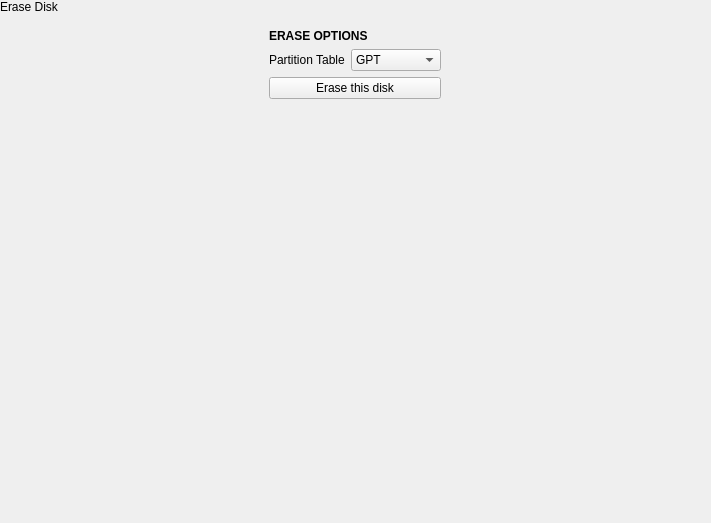
<?xml version="1.0" encoding="UTF-8"?>
<ui version="4.0">
 <class>ErasePartitionTablePopover</class>
 <widget class="QWidget" name="ErasePartitionTablePopover">
  <property name="geometry">
   <rect>
    <x>0</x>
    <y>0</y>
    <width>711</width>
    <height>523</height>
   </rect>
  </property>
  <property name="windowTitle">
   <string>Form</string>
  </property>
  <layout class="QVBoxLayout" name="verticalLayout">
   <property name="spacing">
    <number>0</number>
   </property>
   <property name="leftMargin">
    <number>0</number>
   </property>
   <property name="topMargin">
    <number>0</number>
   </property>
   <property name="rightMargin">
    <number>0</number>
   </property>
   <property name="bottomMargin">
    <number>0</number>
   </property>
   <item>
    <widget class="tStackedWidget" name="stackedWidget">
     <property name="currentIndex">
      <number>0</number>
     </property>
     <widget class="QWidget" name="page">
      <layout class="QVBoxLayout" name="verticalLayout_2">
       <property name="leftMargin">
        <number>0</number>
       </property>
       <property name="topMargin">
        <number>0</number>
       </property>
       <property name="rightMargin">
        <number>0</number>
       </property>
       <property name="bottomMargin">
        <number>0</number>
       </property>
       <item>
        <widget class="tTitleLabel" name="titleLabel">
         <property name="text">
          <string>Erase Disk</string>
         </property>
        </widget>
       </item>
       <item alignment="Qt::AlignHCenter">
        <widget class="QWidget" name="optionsWidget" native="true">
         <layout class="QGridLayout" name="gridLayout">
          <item row="0" column="0" colspan="2">
           <widget class="QLabel" name="label">
            <property name="font">
             <font>
              <weight>75</weight>
              <bold>true</bold>
             </font>
            </property>
            <property name="text">
             <string>ERASE OPTIONS</string>
            </property>
           </widget>
          </item>
          <item row="1" column="0">
           <widget class="QLabel" name="label_2">
            <property name="text">
             <string>Partition Table</string>
            </property>
           </widget>
          </item>
          <item row="1" column="1">
           <widget class="QComboBox" name="partitionTableBox">
            <property name="sizePolicy">
             <sizepolicy hsizetype="Expanding" vsizetype="Fixed">
              <horstretch>0</horstretch>
              <verstretch>0</verstretch>
             </sizepolicy>
            </property>
            <item>
             <property name="text">
              <string>GPT</string>
             </property>
            </item>
            <item>
             <property name="text">
              <string>DOS/MBR</string>
             </property>
            </item>
            <item>
             <property name="text">
              <string>Erase Only</string>
             </property>
            </item>
           </widget>
          </item>
          <item row="2" column="0" colspan="2">
           <widget class="QPushButton" name="eraseButton">
            <property name="text">
             <string>Erase this disk</string>
            </property>
            <property name="icon">
             <iconset theme="edit-delete"/>
            </property>
           </widget>
          </item>
         </layout>
        </widget>
       </item>
       <item>
        <spacer name="verticalSpacer">
         <property name="orientation">
          <enum>Qt::Vertical</enum>
         </property>
         <property name="sizeHint" stdset="0">
          <size>
           <width>20</width>
           <height>40</height>
          </size>
         </property>
        </spacer>
       </item>
      </layout>
     </widget>
     <widget class="QWidget" name="page_2">
      <layout class="QVBoxLayout" name="verticalLayout_3">
       <property name="spacing">
        <number>0</number>
       </property>
       <property name="leftMargin">
        <number>0</number>
       </property>
       <property name="topMargin">
        <number>0</number>
       </property>
       <property name="rightMargin">
        <number>0</number>
       </property>
       <property name="bottomMargin">
        <number>0</number>
       </property>
       <item>
        <widget class="tTitleLabel" name="titleLabel_2">
         <property name="text">
          <string>Erase Disk</string>
         </property>
        </widget>
       </item>
       <item alignment="Qt::AlignHCenter">
        <widget class="QWidget" name="eraseConfirmWidget" native="true">
         <layout class="QVBoxLayout" name="verticalLayout_4">
          <item>
           <widget class="QLabel" name="label_3">
            <property name="font">
             <font>
              <weight>75</weight>
              <bold>true</bold>
             </font>
            </property>
            <property name="text">
             <string>THIS IS IT</string>
            </property>
           </widget>
          </item>
          <item>
           <widget class="QLabel" name="label_4">
            <property name="text">
             <string>There's no going back after this. Once the disk is erased, all the data on the disk is gone forever.</string>
            </property>
            <property name="wordWrap">
             <bool>true</bool>
            </property>
           </widget>
          </item>
          <item>
           <widget class="QPushButton" name="doEraseButton">
            <property name="text">
             <string>Erase this disk</string>
            </property>
            <property name="icon">
             <iconset theme="edit-delete">
              <normaloff>.</normaloff>.</iconset>
            </property>
           </widget>
          </item>
         </layout>
        </widget>
       </item>
       <item>
        <spacer name="verticalSpacer_2">
         <property name="orientation">
          <enum>Qt::Vertical</enum>
         </property>
         <property name="sizeHint" stdset="0">
          <size>
           <width>20</width>
           <height>414</height>
          </size>
         </property>
        </spacer>
       </item>
      </layout>
     </widget>
    </widget>
   </item>
  </layout>
 </widget>
 <customwidgets>
  <customwidget>
   <class>tTitleLabel</class>
   <extends>QLabel</extends>
   <header location="global">ttitlelabel.h</header>
   <slots>
    <signal>backButtonClicked()</signal>
   </slots>
  </customwidget>
  <customwidget>
   <class>tStackedWidget</class>
   <extends>QStackedWidget</extends>
   <header location="global">tstackedwidget.h</header>
   <container>1</container>
   <slots>
    <signal>switchingFrame(int)</signal>
   </slots>
  </customwidget>
 </customwidgets>
 <resources/>
 <connections/>
</ui>
